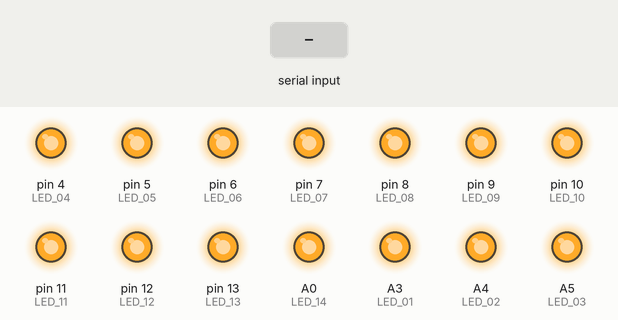
The sketch below on a simulated Arduino Uno, built with avr-gcc and run on an emulated ATmega328P. Shown: output pins drawn as LEDs (lit = HIGH). Inputs (shaded band) come from the test bench.

Above: at 1.2 s.
1.3 s: "171" received over the second serial link
At 2.3 s:
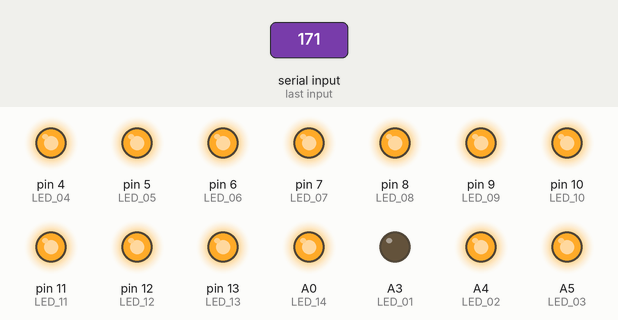
2.8 s: "181" received over the second serial link
At 3.4 s:
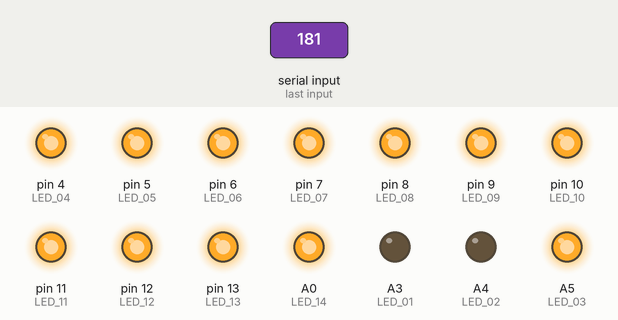
4.3 s: "170" received over the second serial link
At 5.5 s:
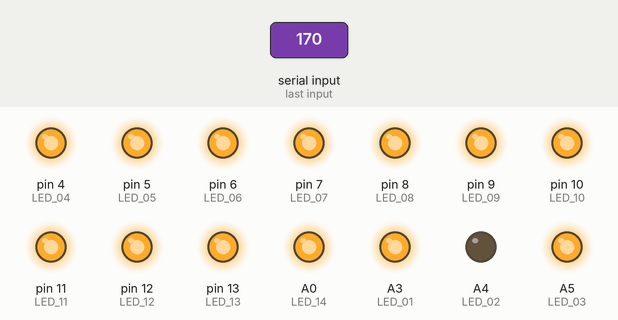
5.8 s: "191" received over the second serial link
At 6.9 s:
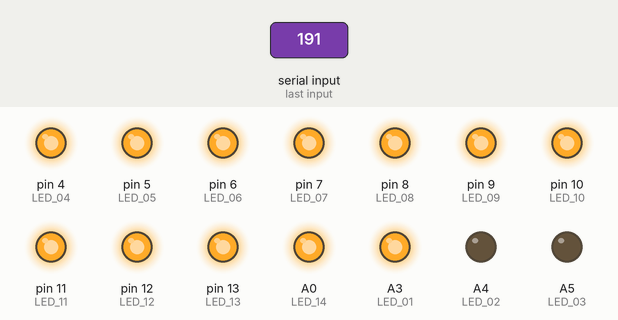
7.3 s: "180" received over the second serial link
At 8.1 s:
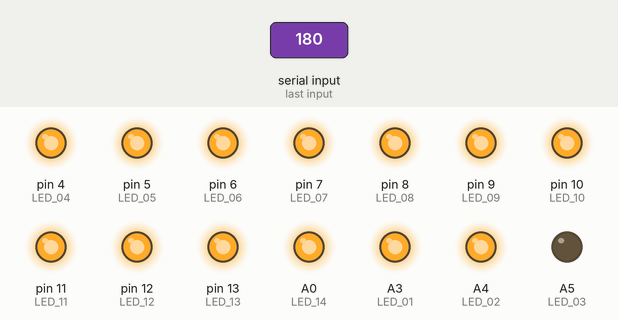
8.8 s: "201" received over the second serial link
At 9.2 s:
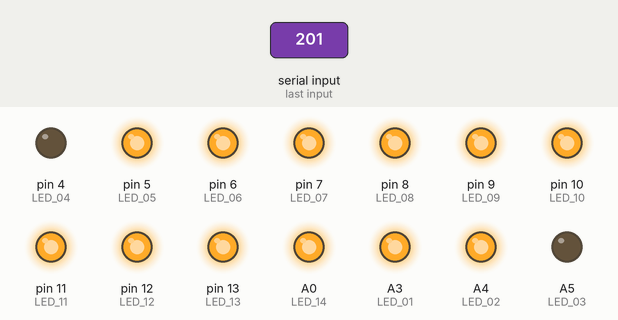
Timing chart, 0 to 11.3 s (numbered marks = the images above; inputs shaded):
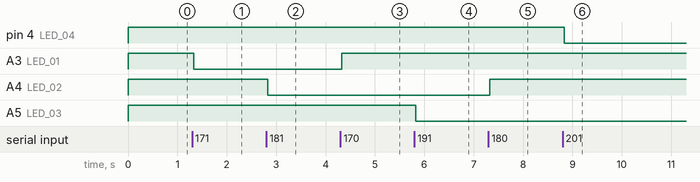

The sketch:

atmega_board_2_mqtt.ino
```cpp
//Program Atmega untuk board_2
#include <SoftwareSerial.h> //untuk komunikasi serial
#define RX 0 //pin RX
#define TX 1 //pin TX

//deklarasi pin LED
#define LED_01 A3
#define LED_02 A4
#define LED_03 A5
#define LED_04 PD4
#define LED_05 PD5
#define LED_06 PD6
#define LED_07 PD7
#define LED_08 8
#define LED_09 9
#define LED_10 10
#define LED_11 11
#define LED_12 12
#define LED_13 13
#define LED_14 A0
#define LED_15 A1
#define LED_16 A2

//deklarasi variable untuk read data
String data;
char c;


//define RX & TX pada board 1
SoftwareSerial wemos (RX, TX);


void setup() {
  // setup serial
  Serial.begin(9600);
  wemos.begin(9600);

  //setup pin LED
  pinMode(LED_01, OUTPUT);
  pinMode(LED_02, OUTPUT);
  pinMode(LED_03, OUTPUT);
  pinMode(LED_04, OUTPUT);
  pinMode(LED_05, OUTPUT);
  pinMode(LED_06, OUTPUT);
  pinMode(LED_07, OUTPUT);
  pinMode(LED_08, OUTPUT);
  pinMode(LED_09, OUTPUT);
  pinMode(LED_10, OUTPUT);
  pinMode(LED_11, OUTPUT);
  pinMode(LED_12, OUTPUT);
  pinMode(LED_13, OUTPUT);
  pinMode(LED_14, OUTPUT);
  pinMode(LED_15, OUTPUT);
  pinMode(LED_16, OUTPUT);

  //Matikan semua lampu
  digitalWrite(LED_01, HIGH);
  digitalWrite(LED_02, HIGH);
  digitalWrite(LED_03, HIGH);
  digitalWrite(LED_04, HIGH);
  digitalWrite(LED_05, HIGH);
  digitalWrite(LED_06, HIGH);
  digitalWrite(LED_07, HIGH);
  digitalWrite(LED_08, HIGH);
  digitalWrite(LED_09, HIGH);
  digitalWrite(LED_10, HIGH);
  digitalWrite(LED_11, HIGH);
  digitalWrite(LED_12, HIGH);
  digitalWrite(LED_13, HIGH);
  digitalWrite(LED_14, HIGH);
  digitalWrite(LED_15, HIGH);
  digitalWrite(LED_16, HIGH);
}

void loop() {
  //Membaca data yang dikirim oleh WEMOS
  while(wemos.available()>0){
    delay(10);
    c = wemos.read();
    data+=c;
  }

  //logika LED hidup/mati
  if(data == "170"){
    digitalWrite(LED_01, HIGH);
  }
  else if(data == "171"){
    digitalWrite(LED_01, LOW);
  }
  else if(data == "180"){
    digitalWrite(LED_02, HIGH);
  }
  else if(data == "181"){
    digitalWrite(LED_02, LOW);
  }
  else if(data == "190"){
    digitalWrite(LED_03, HIGH);
  }
  else if(data == "191"){
    digitalWrite(LED_03, LOW);
  }
  else if(data == "200"){
    digitalWrite(LED_04, HIGH);
  }
  else if(data == "201"){
    digitalWrite(LED_04, LOW);
  }
  else if(data == "210"){
    digitalWrite(LED_05, HIGH);
  }
  else if(data == "211"){
    digitalWrite(LED_05, LOW);
  }
  else if(data == "220"){
    digitalWrite(LED_06, HIGH);
  }
  else if(data == "221"){
    digitalWrite(LED_06, LOW);
  }
  else if(data == "230"){
    digitalWrite(LED_07, HIGH);
  }
  else if(data == "231"){
    digitalWrite(LED_07, LOW);
  }
  else if(data == "240"){
    digitalWrite(LED_08, HIGH);
  }
  else if(data == "241"){
    digitalWrite(LED_08, LOW);
  }
  else if(data == "250"){
    digitalWrite(LED_09, HIGH);
  }
  else if(data == "251"){
    digitalWrite(LED_09, LOW);
  }
  else if(data == "260"){
    digitalWrite(LED_10, HIGH);
  }
  else if(data == "261"){
    digitalWrite(LED_10, LOW);
  }
  else if(data == "270"){
    digitalWrite(LED_11, HIGH);
  }
  else if(data == "271"){
    digitalWrite(LED_11, LOW);
  }
  else if(data == "280"){
    digitalWrite(LED_12, HIGH);
  }
  else if(data == "281"){
    digitalWrite(LED_12, LOW);
  }
  else if(data == "290"){
    digitalWrite(LED_13, HIGH);
  }
  else if(data == "291"){
    digitalWrite(LED_13, LOW);
  }
  else if(data == "300"){
    digitalWrite(LED_14, HIGH);
  }
  else if(data == "301"){
    digitalWrite(LED_14, LOW);
  }
  else if(data == "310"){
    digitalWrite(LED_15, HIGH);
  }
  else if(data == "311"){
    digitalWrite(LED_15, LOW);
  }
  else if(data == "320"){
    digitalWrite(LED_16, HIGH);
  }
  else if(data == "321"){
    digitalWrite(LED_16, LOW);
  }

  //mengembalikan data menjadi ""
  data="";

}
```

Measured:
- after the input at 1.3 s, A3 (LED_01): HIGH → LOW at once
- after the input at 2.8 s, A4 (LED_02): HIGH → LOW at once
- after the input at 4.3 s, A3 (LED_01): LOW → HIGH at once
- after the input at 5.8 s, A5 (LED_03): HIGH → LOW at once
- after the input at 7.3 s, A4 (LED_02): LOW → HIGH at once
- after the input at 8.8 s, pin 4 (LED_04): HIGH → LOW at once
